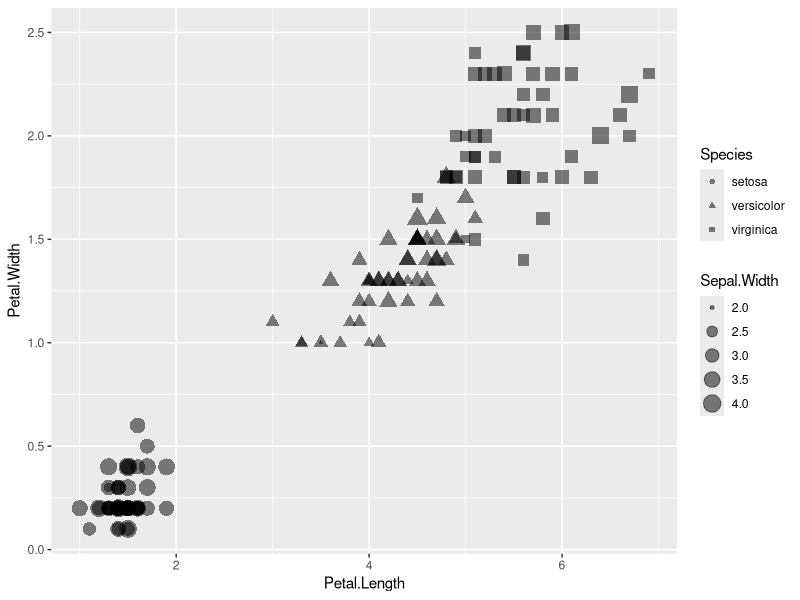
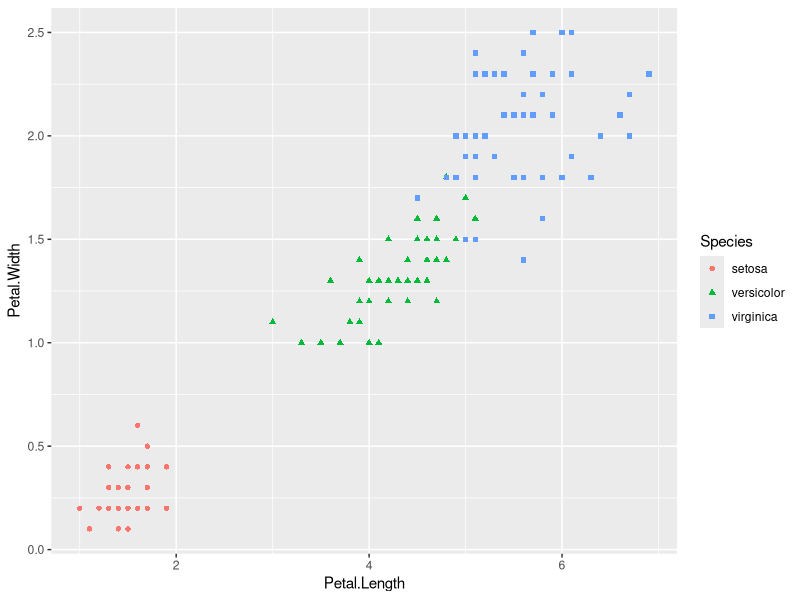
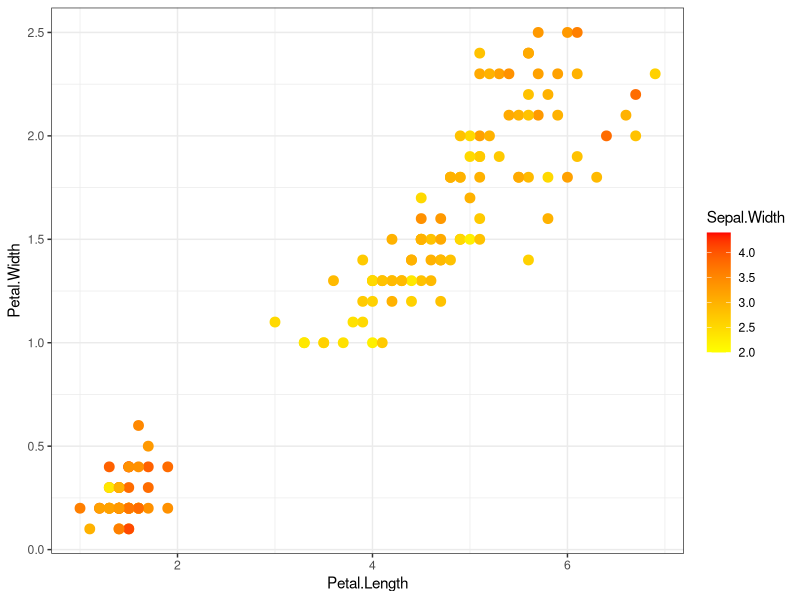
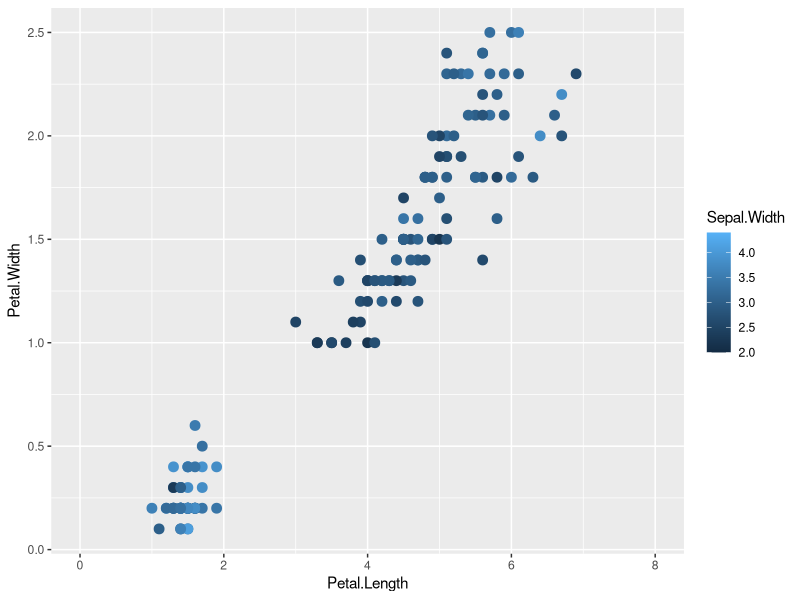
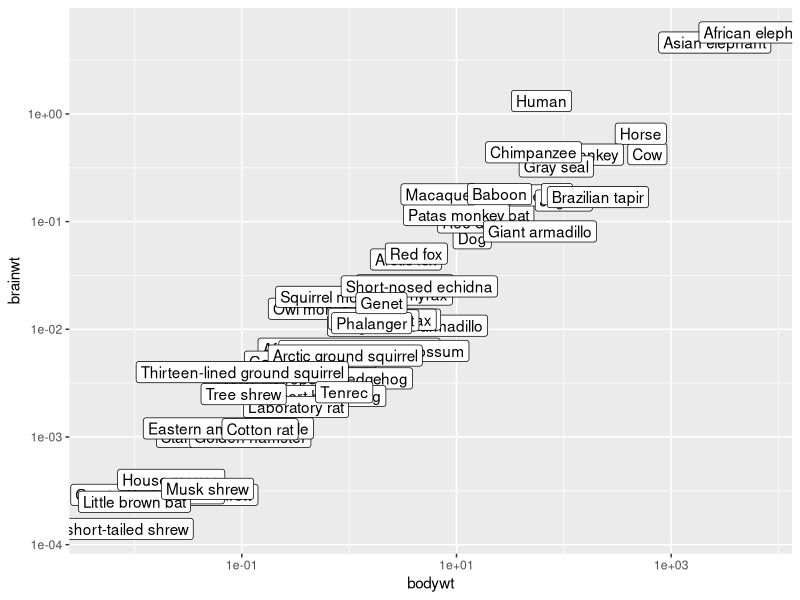

These charts were generated, in order, by the following R code: (Note: this script raises an error after producing the figures.)
iris

library(ggplot2)

ggplot(data = iris) + 
  aes(x = Petal.Length, y = Petal.Width, shape = Species, size = Sepal.Width) +
# geom_point(colour = "red", size = 2)
  geom_point(alpha = 0.5) #transparencia

#esteticas que hemos definido

#forma: especie
#clor: rojo
#tamaño: 2

#posicion x: largo del petalo
#posicion y: ancho del petalo

ggplot(data = iris) + 
  aes(x = Petal.Length, y = Petal.Width, color = Species, shape = Species) +
  geom_point() 

#Mapeando la estetica del color a una variable continua

ggplot(data = iris) + 
  aes(x = Petal.Length, y = Petal.Width, color = Sepal.Width) +
  geom_point(size = 3) + 
  scale_color_gradient(low = "yellow", high = "red") +
  theme_bw() # para que el fondo sea blanco y negro


ggplot(data = iris) + 
  aes(x = Petal.Length, y = Petal.Width, color = Sepal.Width) +
  geom_point(size = 3) + 
  scale_x_continuous(breaks = seq(0,10,2),
                     limits = c(0,8)) +
  scale_y_continuous()



data ("msleep")

ggplot(data = msleep) + 
  aes(x = bodywt, y = brainwt) +
  geom_point() +
  geom_label(aes(label = name)) +
  scale_x_log10() +
  scale_y_log10()


#### Apunte 8 Visualizaciones para cada ocasión

paquetes <-
  c("tidyverse", "cowplot", "ggridges", "ggbeeswarm", "GGally", "plotly",
    "treemapify", "car", "vcd", "colorspace", "ggcleveland", "corrplot", "readxl",
    "lubridate", "gganimate", "gapminder", "forcats", "janitor", "ggforce",
    "ggalluvial")

# Instalar los que no están
instalados <- paquetes %in% rownames(installed.packages())
if (any(instalados == FALSE)) {
  install.packages(paquetes[!instalados])
}

# Cargarlos a todos juntos
invisible(lapply(paquetes, library, character.only = TRUE))


